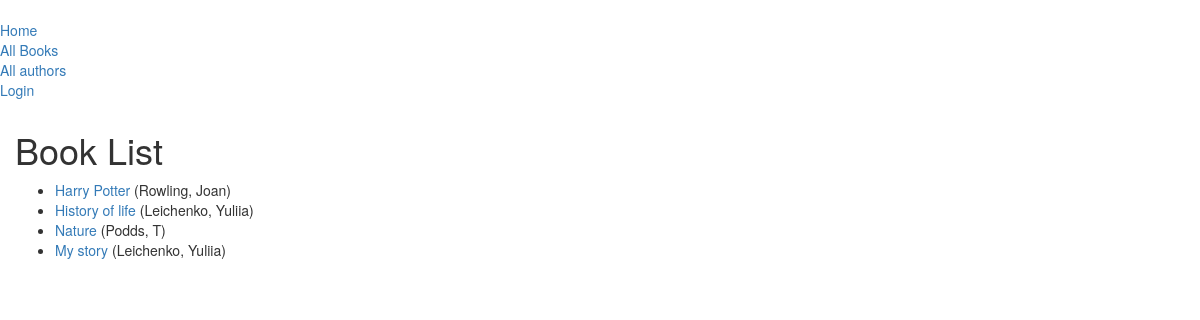
/catalog/books/, run on the app's committed database.
### catalog/models.py (models this page shows, shortened)
class Book(models.Model):
    title = models.CharField(max_length=200)
    author = models.ForeignKey('Author', on_delete=models.SET_NULL, null=True)
    summary = models.TextField(max_length=1000, help_text="Enter a brief description of the book")
    isbn = models.CharField('ISBN',max_length=13, help_text='13 Character <a href="https://www.isbn-international.org/content/what-isbn">ISBN number</a>')
    genre = models.ManyToManyField(Genre, help_text="Select a genre for this book")
    def get_absolute_url(self):
        return reverse("book-detail", args=[str(self.id)])
    def display_genre(self):
        return ', '.join([ genre.name for genre in self.genre.all()[:3] ])
    display_genre.short_description = "Genre"

class Author(models.Model):
    first_name = models.CharField(max_length=100)
    last_name = models.CharField(max_length=100)
    date_of_birth = models.DateField('born', null=True, blank=True)
    date_of_death = models.DateField('died', null=True, blank=True)
    def __str__(self):
        return f"{self.last_name}, {self.first_name}"

### catalog/views.py (the view)
class BookListView(generic.ListView):
    model = Book
    paginate_by = 10

### catalog/templates/catalog/book_list.html
{% extends "base_generic.html" %}
{% block content %}
    <h1>Book List</h1>
    {% if book_list %}
    <ul>
      {% for book in book_list %}
      <li>
        <a href="{{ book.get_absolute_url }}">{{ book.title }}</a> ({{ book.author }})
      </li>
      {% endfor %}
    </ul>
    {% else %}
      <p>There are no books in the library.</p>
    {% endif %}
{% endblock %}

### data on the page
Book: title "Harry Potter", author "Rowling, Joan"
Book: title "History of life", author "Leichenko, Yuliia"
Book: title "Nature", author "Podds, T"
Book: title "My story", author "Leichenko, Yuliia"
